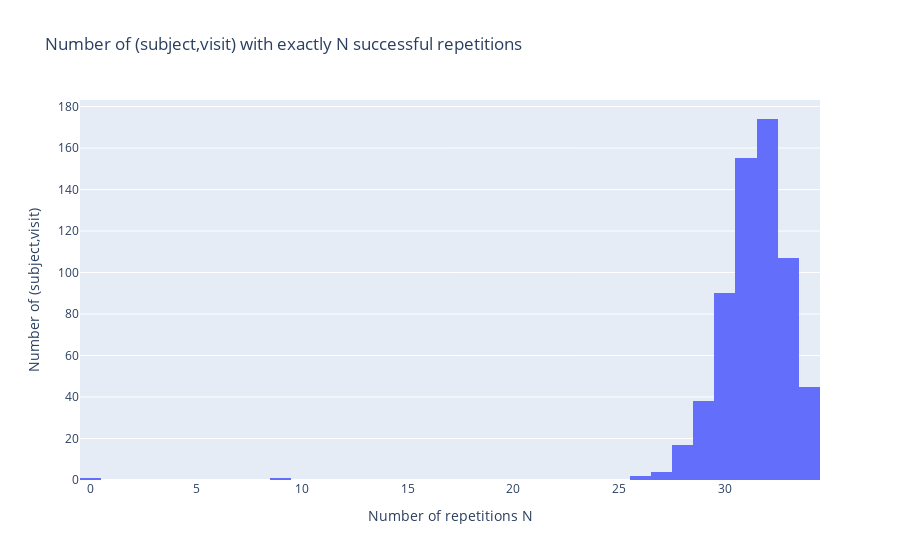

The notebook cell this image was saved under:
### Markdown cell above
Exclude sub-4038_ses-V06 and sub-58327_ses-BL since allmost all executions failed.

### Code cell
fig = px.histogram(
    recon_all_log_base.groupby("dataset").agg({"recon_all_log": ["sum"]}).droplevel(1, axis=1).reset_index(),
    x="recon_all_log",
    cumulative=False,    
    title="Number of (subject,visit) with exactly N successful repetitions",
)
fig.update_xaxes(title_text="Number of repetitions N")
fig.update_yaxes(title_text="Number of (subject,visit)")

### Figure 1 — Plotly figure (JSON) as saved in the notebook; plotly's stock layout.template omitted (floating-point values rounded to 4 significant figures; data arrays with more than 128 entries replaced by an {"elided": "..."} marker saying what was removed)
{"data": [{"alignmentgroup": "True", "bingroup": "x", "cumulative": {"enabled": false}, "hovertemplate": "recon_all_log=%{x}<br>count=%{y}<extra></extra>", "legendgroup": "", "marker": {"color": "#636efa", "pattern": {"shape": ""}}, "name": "", "offsetgroup": "", "orientation": "v", "showlegend": false, "type": "histogram", "x": {"elided": "634 int values"}, "xaxis": "x", "yaxis": "y"}], "layout": {"barmode": "relative", "legend": {"tracegroupgap": 0}, "title": {"text": "Number of (subject,visit) with exactly N successful repetitions"}, "xaxis": {"anchor": "y", "domain": [0, 1], "title": {"text": "Number of repetitions N"}}, "yaxis": {"anchor": "x", "domain": [0, 1], "title": {"text": "Number of (subject,visit)"}}}}
